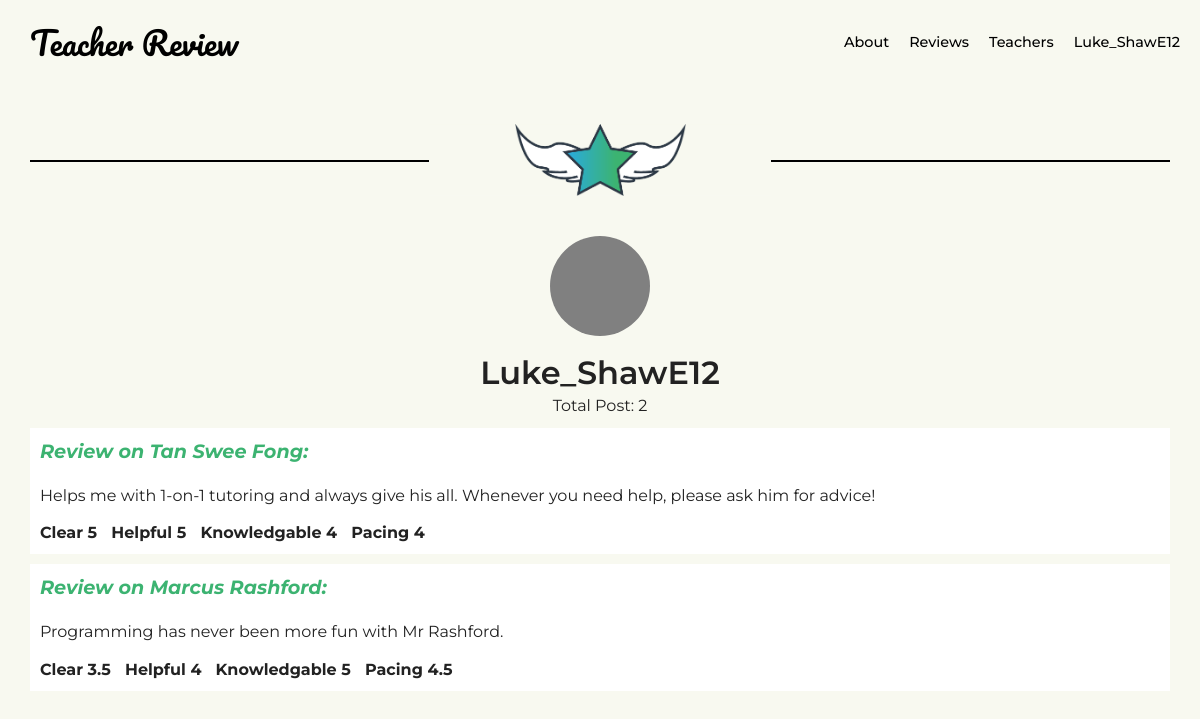
The page /page/reviews.php (signed in) on the database its author committed.
### tables this page shows
CREATE TABLE `db_users` (
  `id` int(11) NOT NULL,
  `name` varchar(32) NOT NULL,
  `pass` varchar(32) NOT NULL,
  `email` varchar(64) NOT NULL,
  `logged_in` int(1) NOT NULL DEFAULT '0',
  `privilege` int(1) NOT NULL DEFAULT '0'
);

CREATE TABLE `db_reviews` (
  `id` int(11) NOT NULL,
  `user_id` int(11) NOT NULL,
  `teacher_id` int(11) NOT NULL,
  `rating` varchar(64) NOT NULL,
  `post` varchar(300) NOT NULL,
  `date` timestamp NOT NULL DEFAULT CURRENT_TIMESTAMP ON UPDATE CURRENT_TIMESTAMP
);

### lib/db.php (called while the page is built, shortened)
<?php
class DB{
    protected static $local = "localhost";
    protected static $root = "root";
    protected static $pass = "";
    protected static $db = "db_a2_newweinern";
    function __construct(){
        $this->connect = new mysqli(self::$local, self::$root, self::$pass, self::$db);
    }
    public function find($table, $cond){
        $query = $this->connect->query("SELECT * FROM $table WHERE $cond");
        $res = $query->fetch_assoc();
        return $res;
    }
    public function exist($table, $key, $v){
        $query = $this->find($table, "$key = '$v'");
        return $query;
    }
}
?>

### php.class/review.php (called while the page is built, shortened)
<?php
    include_once "../lib/db.php";
    class Review extends DB{
        function find_user_post($name, $teacher = ""){
            $db = $this->connect->query("SELECT *, (SELECT name from db_users WHERE db_users.id = db_reviews.user_id) AS name, (SELECT name from db_teachers WHERE db_teachers.id = db_reviews.teacher_id) AS teacher FROM db_reviews HAVING name = '$name' $teacher");
            $res = $db->fetch_all(MYSQLI_ASSOC);
            return $res;
        }
    }
?>

### page/reviews.php (the view, shortened to what this page needs)
<!doctype html>
<html class="no-js" lang="">
<?php
include_once "../php.class/review.php";
  $name = preg_replace("/(_|-)/", " ", substr($_GET["param"], 1));
  $display = "";
  $edit_mode = preg_match("/\/edit/", $_SERVER["REQUEST_URI"]) ? true : false;
  if(strlen($name) == 0){
    $display = "user_review";
    $user = new User();
    $user_data = $user->exist("db_users", "name", isset($_SESSION["name"]) ? $_SESSION["name"] : "");
    $review = new Review();
    $review_data = $review->find_user_post($user_data["name"]);
    $decode_result = function($str, $ind){return json_decode($str)[$ind];};
  }
  $sess_name = isset($_SESSION["name"]) ? $_SESSION["name"].'\'s Review': "Log in to Review";
  $page = array(
    "title"=>$_GET["param"] === "" ? $sess_name: substr(preg_replace("/_|-/"," ",$_GET["param"]),1)." - Teacher Review",
    "js"=>["js/custom-component/rate.js","js/reviews.js", "js/custom-component/form-verify.js"],
    "css"=>["https://netdna.bootstrapcdn.com/font-awesome/3.2.1/css/font-awesome.css"]
  );
  include_once "../component/head.php";
?>
<body>
  <?php include_once "../component/nav.php"; ?>
  <div class="page-wrapper">
    <?php if($display === "teacher_review"): ?>
      <?php if($teacher_data): ?>
        <section class="review container flex flex-sm-d-row flex-wrap">
          <h1><?= $teacher_data["name"];?></h1>
          <div class="col-sm side-bar">
            <div class="img" <?= file_exists("../dir/teacher/".preg_replace("/ /", "_",$name).".jpg") ? "style='background-image:url(dir/teacher/".preg_replace("/ /", "_",$name).".jpg)'" : ""?>></div>
            <div class="details">
                <div class="works" data-label="school"><?= $teacher_data["cur_school"];?></div>
                <div class="country" data-label="location">Singapore</div>
                <div class="teaches" data-label="subject">
                <?= join(array_map(function($a){return "<span>$a</span>";}, explode(", ", $teacher_data["subject"])));?>
                </div>
                <div class="portfolio" data-label="portfolio"> <?=$teacher_data["portfolio"];?></div>
            </div>
          </div>
          <div class="col-sm-3 content">
              <form action="<?= !$edit_mode ? "res/review.php" : "res/edit_reviews.php".($_SESSION["admin"] && isset($_GET["user"]) ? "?user=".$_GET["user"] : "")?>" class="review-form flex flex-wrap" <?= !$edit_mode ? "onSubmit='Verify.validate(event)'" : ""?><?= !isset($_SESSION["name"]) ? 'data-type="login"' : "";?> method="post">
                <div class="col-md star-container"><h1>Rate Your Teacher</h1></div>
                <div class="col-md reviews-container">
                    <h1>Teacher's Score</h1>
                    <?php
                        $arr = ["clear", "helpful", "knowledgable", "pacing"];
                        for($i = 0; $i < count($arr); $i++):
                    ?>
                    <div class="<?=$arr[$i]; ?> bar-rating-container">
                        <div class="stick-left"><?= number_format($total_review_rating[$i] / ($total_user > 0 ? $total_user : 1), 1);?> Stars Avg</div>
                        <div class="stick-right">
                            <div class="bar-filled" style="width:<?= $avg($total_review_rating[$i], $total_user > 0 ? $total_user : 1);?>%"><?= str_repeat("<span></span>",5);?></div>
                            <div class="bar-empty"><?= str_repeat("<span></span>",5);?></div>
                        </div>
                    </div>
                    <?php
                        endfor;
                        unset($arr);
                        unset($i);
                    ?>
                </div>
                <h1>Write A Review</h1>
                <textarea name="text"><?= $edit_mode ? $users_selected["post"] : NULL?></textarea>
                <input type="hidden" name="teacher" value="<?=$name;?>"/>
                <input type="submit" class="btn blue-btn send-btn" name="submit" />
              </form>
          </div>
        </section>
        <section class="comments">
          <div class="container">
            <h1>All Users Reviews ( <?=$total_user;?> )</h1>
            <?php for($i = 0; $i < $total_user; $i++): ?>
            <div class="comment-container">
              <?php if(isset($_SESSION["admin"]) && $_SESSION["admin"] || isset($_SESSION["name"]) && $_SESSION["name"] == $review_data[$i]["user_name"]):?>
              <div class="options">
                <i class="fa icon-ellipsis-horizontal"></i>
                <ul>
                  <li><a href="reviews/<?=preg_replace("/ /", "_", $teacher_data["name"]);?>/edit<?=$_SESSION["admin"] ? "?user=".$review_data[$i]["user_name"] : ""?>">Edit</a></li>
                  <li><a href="res/delete_review.php?teacher=<?=$review_data[$i]["teacher_id"]."&user=".$review_data[$i]["user_id"];?>">Delete</a></li>
                </ul>
              </div>
              <?php endif; ?>
              <div class="comment-info">
                <div class="img" style="background-image:url(dir/user/<?=$review_data[$i]["user_name"]?>.jpg);"></div>
                <div>
                  <h4 class="user_name"><?=$review_data[$i]["user_name"];?></h4>
                  <p class="date"><?= date_format(date_create($review_data[$i]["date"]), "d F Y");?></p>
                </div>
              </div>
              <p class="text"><?= $review_data[$i]["post"];?></p>
            </div>
            <?php endfor;?>
          </div>
        </section>
      <?php else:?>
        <section class="not-found flex flex">
          <h1>404 Not Found</h1>
          <p>The Person you are looking for does not exists!</p>
        </section>
      <?php endif;?>
    <?php else: ?>
      <?php if(isset($_SESSION["name"])):?>
        <section class="user-review container">
          <div class="underline-deco">
            <img src="img/star.png"/>
          </div>
          <div class="user-img" style="background-image: url(dir/user/<?=$_SESSION['name'];?>.jpg)"></div>
          <h1 class="user-name"><?= $user_data["name"];?></h1>
          <div class="text">Total Post: <?= count($review_data);?></div>
          <div class="comments">
          <?php for($i = 0; $i < count($review_data); $i++): ?>
            <div class="comment-container">
              <div class="options">
              </div>
              <em><strong>Review on <?= $review_data[$i]["teacher"];?>:</strong></em>
              <p class="text"><?= $review_data[$i]["post"];?></p>
              <p>
                <strong>Clear <?=$decode_result($review_data[$i]["rating"],0);?></strong>
                <strong>Helpful <?=$decode_result($review_data[$i]["rating"],1);?></strong>
                <strong>Knowledgable <?=$decode_result($review_data[$i]["rating"],2);?></strong>
                <strong>Pacing <?=$decode_result($review_data[$i]["rating"],3);?></strong>
              </p>
            </div>
            <?php endfor;?>
          </div>
        </section>
      <?php else:?>
        <section class="please-log">
        <h1 class="add_underline">Please <a href="javascript:void(0)" data-type="login" onclick="modal.toggleModal(event)">log in</a> to continue</h1>
        </section>
      <?php endif;?>
    <?php endif; ?>
  </div>
</body>
</html>

### component/head.php (shortened to what this page needs)
<head>
  <link rel="stylesheet" href="css/normalize.css">
  <link rel="stylesheet" href="css/main.css">
  <link rel="stylesheet" href="css/component.css">
  <?php
    if(isset($page["css"])){
      for($i = 0; $i < count($page["css"]); $i++){
        echo '<link href='.$page["css"][$i].' rel="stylesheet"/>';
      }
    }
  ?>
</head>

### component/nav.php (shortened to what this page needs)
<div class="nav-cover">
    <nav>
        <h1 class="unique"><a href=""><span class="title">Teacher Review</span></a><span class="hamburger-menu close">☰</span></h1>
        <ul class="main-nav close">
        <li><a href="about">About</a></li>
        <li><a href="reviews">Reviews</a></li>
        <li><a href="teachers">Teachers</a></li>
        <?php if(!isset($_SESSION["name"])): ?>
        <li>
            <ul class="sec-nav">
            <li><a href="javascript:void(0)" data-type="login">Login</a></li>
            <li><a href="javascript:void(0)" data-type="signup">Sign Up</a></li>
            </ul>
        </li>
        <?php else: ?>
        <li><a href="javascript:void(0)" onclick="$([this, this.nextElementSibling]).toggleClass('close')"><?= $_SESSION["name"]; ?></a>
            <ul class="sec-nav cli close">
            </ul>
        </li>
        <?php endif; ?>
        </ul>
    </nav>
</div>

### css/main.css (style rules this page uses)
* { margin: 0; padding: 0; box-sizing: border-box; }
html { color: #222; font-size: 1em; line-height: 1.4; }
:root { --font-unique : 'Pacifico', cursive; --font-p : 'Montserrat', sans-serif; }
audio, canvas, iframe, img, svg, video { vertical-align: middle; }
h1,h2,h3,h4,h5,h6 { margin: 0; }
p { font-family: var(--font-p); }
.container { max-width: 1180px; margin: auto; }
section { min-height: calc(100vh - 84px); }
.unique { font-weight: 400; font-family: var(--font-unique); }
.nav-cover { transition: background .2s; position: fixed; z-index: 9; left: 0; right: 0; }
nav { width: 100%; display: flex; flex-wrap: wrap; }
nav h1 { width: 100%; display: flex; justify-content: center; position: relative; padding: 10px; }
nav h1 a { color: black; text-decoration: none; }
nav ul { list-style: none; background-color: mediumseagreen; padding: 0; margin: 0; width: 100%; font-family: var(--font-p); font-size: .9em; text-align: center; overflow: hidden; max-height: 400px; transition: max-height .5s; }
nav ul.close { max-height: 0; }
nav ul li { color: white; }
nav ul li a { text-decoration: none; font-weight: 500; color: white; transition: color .2s; padding: 10px; display: block; }
nav > ul > li:last-child { padding: 0; }
.page-wrapper { background-color: #f8f9f0; padding-top: 84px; }
section.user-review { padding: 0 20px; padding-top: 5vh; font-family: var(--font-p); }
section.user-review > .underline-deco { position: relative; }
section.user-review > .underline-deco img { width: 15%; min-width: 150px; max-width: 200px; display: block; margin: auto; position: relative; z-index: 2; }
section.user-review > .underline-deco::before { content: ""; display: block; width: 30%; min-width: 200px; margin: auto; height: 100%; z-index: 1; background-color: #f8f9f0; position: absolute; top: 50%; transform: translateY(-50%); left: 0; right: 0; }
section.user-review > .underline-deco::after { width: 100%; margin: auto; left: 0; right: 0; content: ""; height: 2px; background-color: black; display: block; position: absolute; top: 50%; z-index: 0; }
section.user-review .user-img { width: 100px; height: 100px; background-position: center; background-size: cover; background-color: gray; border-radius: 100%; margin: auto; margin-top: 5vh; }
section.user-review .user-name { font-weight: 600; margin-top: 15px; text-align: center; }
section.user-review > .text { text-align: center; margin-bottom: 10px; }
section.user-review .comment-container { background-color: white; margin-bottom: 10px; padding: 10px; display: flex; flex-direction: column; position: relative; }
section.user-review .comment-container p.text { text-align: left; }
section.user-review .comment-container em { color: mediumseagreen; font-size: 1.2em; margin-bottom: 20px; }
section.user-review .comment-container strong { margin-right: 10px; }
section.user-review .comment-container .text + p { margin-top: 15px; }
section.comments .comment-container .options, section.user-review .comment-container .options { position: absolute; right: 0; display: flex; flex-direction: column; padding: inherit; padding-top: 0; }
@media (min-width:768px) { nav { margin: auto; } }
@media (min-width:768px) { nav h1 { display: inline-block; width: auto; padding: 20px; } }
@media (min-width:768px) { nav ul.main-nav { max-height: initial; flex: 1; justify-content: flex-end; } }
@media (min-width:768px) { nav ul.sec-nav { margin-left: 30px; } }
@media (min-width:768px) { nav ul { background-color: transparent; display: flex; align-items: center; overflow: unset; } }
@media (min-width:768px) { nav ul li { color: black; position: relative; } }
@media (min-width:768px) { nav ul li a { color: black; } }
@media (min-width:768px) { nav ul.cli { padding-top: 20px; position: absolute; left: 0; right: 0; flex-wrap: wrap; margin: 0; max-height: 400px; min-width: 90px; overflow: hidden; } }
@media (min-width:768px) { nav ul.cli.close { max-height: 0; } }
@media (min-width:1180px) { nav { max-width: 1180px; } }

### rows shown on the page
db_users: name "Luke_ShawE12"
db_reviews: teacher "Tan Swee Fong", post "Helps me with 1-on-1 tutoring and always give his all. Whenever you need help, please ask him for advice!", rating "5", rating "4"
db_reviews: teacher "Marcus Rashford", post "Programming has never been more fun with Mr Rashford.", rating "3.5", rating "4", rating "5", rating "4.5"

### other values the page prints
$_SESSION["name"] "Luke_ShawE12"
count($review_data) "2"
